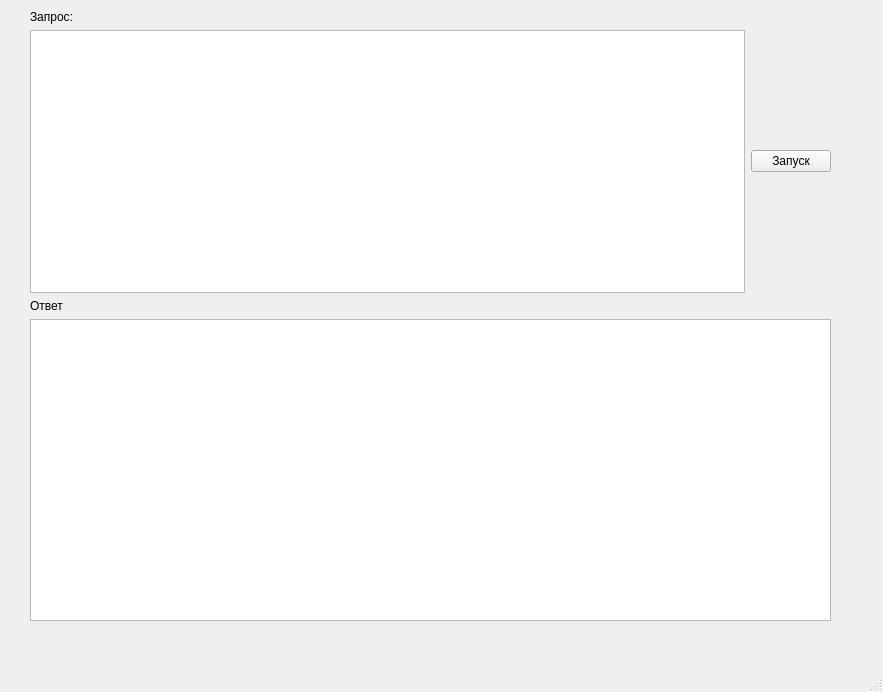
<?xml version="1.0" encoding="UTF-8"?>
<ui version="4.0">
 <class>MainWindow</class>
 <widget class="QMainWindow" name="MainWindow">
  <property name="geometry">
   <rect>
    <x>0</x>
    <y>0</y>
    <width>883</width>
    <height>692</height>
   </rect>
  </property>
  <property name="windowTitle">
   <string>MainWindow</string>
  </property>
  <widget class="QWidget" name="centralwidget">
   <widget class="QWidget" name="verticalLayoutWidget">
    <property name="geometry">
     <rect>
      <x>30</x>
      <y>10</y>
      <width>801</width>
      <height>611</height>
     </rect>
    </property>
    <layout class="QVBoxLayout" name="verticalLayout">
     <item>
      <layout class="QGridLayout" name="gridLayout">
       <item row="1" column="1">
        <widget class="QPushButton" name="pushButton">
         <property name="text">
          <string>Запуск</string>
         </property>
        </widget>
       </item>
       <item row="0" column="0">
        <widget class="QLabel" name="label_2">
         <property name="text">
          <string>Запрос:</string>
         </property>
        </widget>
       </item>
       <item row="1" column="0">
        <widget class="QPlainTextEdit" name="textEdit"/>
       </item>
       <item row="2" column="0">
        <widget class="QLabel" name="label_3">
         <property name="text">
          <string>Ответ</string>
         </property>
        </widget>
       </item>
      </layout>
     </item>
     <item>
      <widget class="QTableWidget" name="tableWidget"/>
     </item>
    </layout>
   </widget>
  </widget>
  <widget class="QMenuBar" name="menubar">
   <property name="geometry">
    <rect>
     <x>0</x>
     <y>0</y>
     <width>883</width>
     <height>26</height>
    </rect>
   </property>
  </widget>
  <widget class="QStatusBar" name="statusbar"/>
 </widget>
 <resources/>
 <connections/>
</ui>
